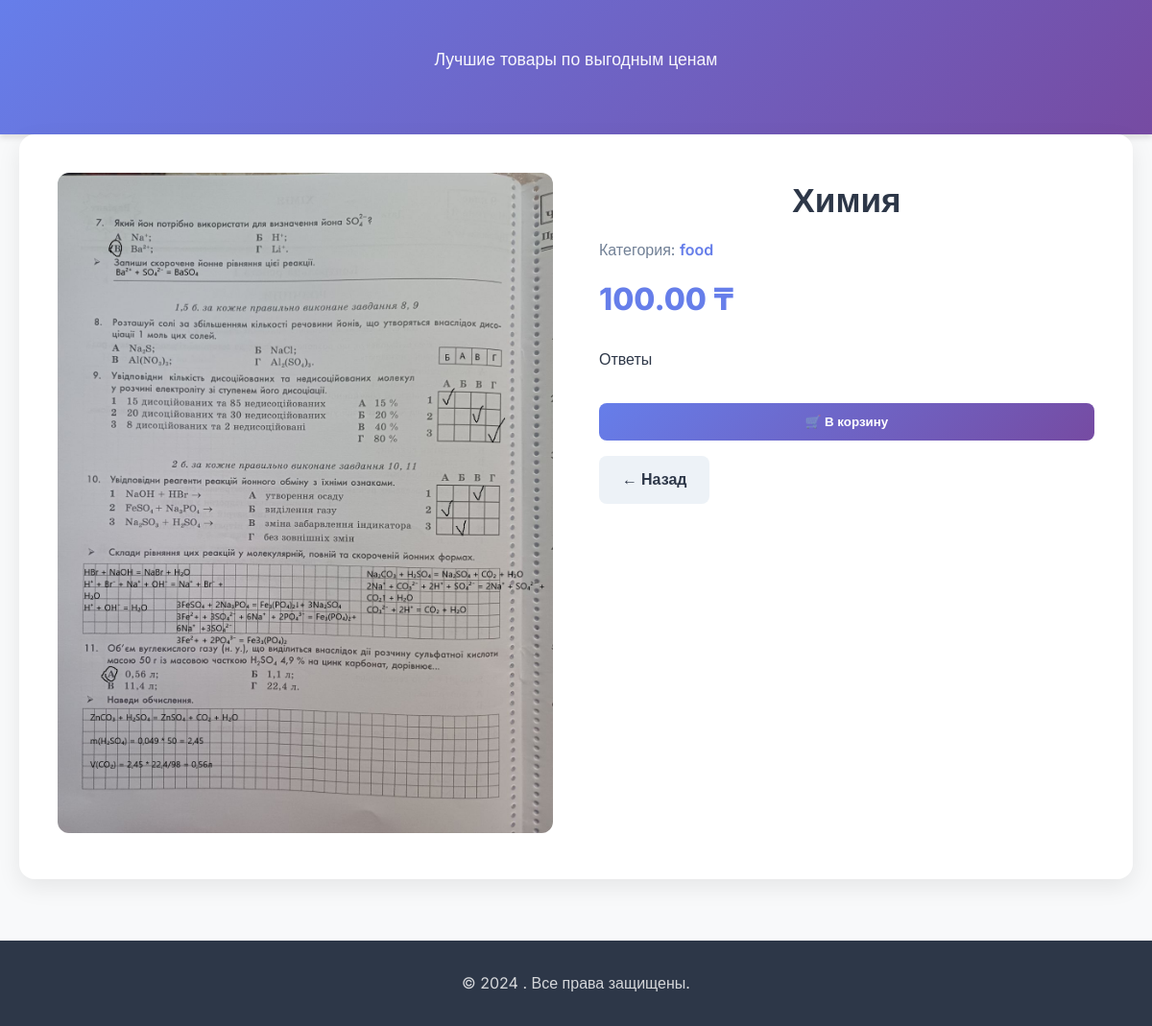
Screenshot of /detailpage/2 with the database file from the repository.
### shop/models.py (models this page shows, shortened)
class Products(models.Model):
    name = models.CharField(max_length=30)
    categories = models.ForeignKey(Categories, on_delete=models.CASCADE)
    slug = models.SlugField()
    description = models.TextField()
    price = models.DecimalField(max_digits=6, decimal_places=2)
    image = models.ImageField(upload_to="media")

class Categories(models.Model):
    name = models.CharField(max_length=30)
    slug = models.SlugField()

### shop/views.py (the view)
# urls.py: path('detailpage/<int:number>', pagedetail, name = "detail"),
def pagedetail(request, number):
    product1 = Products.objects.all()
    if number > len(product1):
        return render(request, "detailPageFail.html")
    else:
        product = Products.objects.get(id=number)
        return render(request, "detailPage.html", context = {"number": number, "product": product})

### shop/templates/detailPage.html (shortened to what this page needs)
{% extends "base.html" %}
{% block content %}
<section class="products-section">
    <div class="container">
        <div class="detail-wrapper">
            <div class="detail-image">
                <img src="{{ product.image.url }}">
            </div>
            <div class="detail-info">
                <h1 class="detail-title">{{ product.name }}</h1>
                <p class="detail-category">
                    Категория: <span>{{ product.categories.name }}</span>
                </p>
                <p class="detail-price">{{ product.price }} ₸</p>
                <p class="detail-description">{{ product.description }}</p>
                <div class="detail-actions">
                    <button class="product-btn">🛒 В корзину</button>
                    <a href="/" class="back-btn">← Назад</a>
                </div>
            </div>
        </div>
    </div>
</section>
{% endblock %}

### shop/templates/base.html (style rules this page uses)
* { margin: 0; padding: 0; box-sizing: border-box; }
body { font-family: 'Inter', sans-serif; background: #f8f9fa; color: #2d3748; line-height: 1.6; }
.container { max-width: 1200px; margin: 0 auto; padding: 0 20px; }
h1 { font-size: 2.5rem; font-weight: 700; margin-bottom: 1rem; text-align: center; }
.product-btn { width: 100%; padding: 0.75rem; background: linear-gradient(135deg, #667eea 0%, #764ba2 100%); color: white; border: none; border-radius: 8px; font-weight: 600; cursor: pointer; transition: all 0.3s; }
.detail-wrapper { display: grid; grid-template-columns: 1fr 1fr; gap: 3rem; background: white; border-radius: 16px; padding: 2.5rem; box-shadow: 0 8px 24px rgba(0,0,0,0.08); }
.detail-image img { width: 100%; border-radius: 12px; }
.detail-title { font-size: 2.2rem; font-weight: 700; margin-bottom: 0.75rem; }
.detail-category { color: #718096; margin-bottom: 0.75rem; }
.detail-category span { color: #667eea; font-weight: 600; }
.detail-price { font-size: 2rem; font-weight: 800; color: #667eea; margin-bottom: 1.5rem; }
.detail-description { line-height: 1.7; margin-bottom: 2rem; }
.detail-actions { display: flex; gap: 1rem; flex-wrap: wrap; }
.back-btn { padding: 0.75rem 1.5rem; border-radius: 8px; background: #edf2f7; text-decoration: none; color: #2d3748; font-weight: 600; }
.product-btn { margin-top: auto; }

### rows the page displays
Products: image (picture), name "Химия", categories.name "food", price "100.00", description "Ответы"
